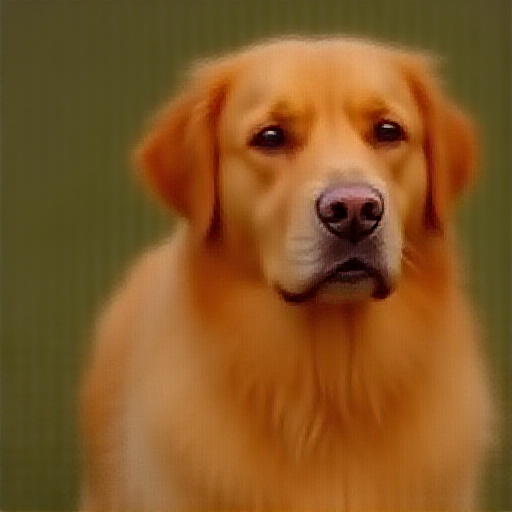

This figure's Python source:
import torch
import torch.nn.functional as F
import gc
from diffusers import FluxPipeline
from transformers import BitsAndBytesConfig
from diffusers.models.embeddings import apply_rotary_emb
from huggingface_hub import login

REF_CACHE = { "keys": None, "values": None, "mode": "OFF" }
gc.collect()
torch.cuda.empty_cache()
try: login(new_session=False)
except: pass

class FluxInjectionProcessor:
    def __init__(self):
        self.num_heads = 24
        self.head_dim = 128

    def __call__(self, attn, hidden_states, encoder_hidden_states=None, attention_mask=None, image_rotary_emb=None):
        # image stream (1, 1024, 3072)
        batch_size, img_seq_len, _ = hidden_states.shape
        img_q = attn.to_q(hidden_states)
        img_k = attn.to_k(hidden_states)
        img_v = attn.to_v(hidden_states)

        # text stream (1, 512, 3072)
        txt_seq_len = encoder_hidden_states.shape[1]
        txt_q = attn.add_q_proj(encoder_hidden_states)
        txt_k = attn.add_k_proj(encoder_hidden_states)
        txt_v = attn.add_v_proj(encoder_hidden_states)

        # concatenate joint cross-attention (1, 1536, 3072)
        query = torch.cat([img_q, txt_q], dim=1)
        key = torch.cat([img_k, txt_k], dim=1)
        value = torch.cat([img_v, txt_v], dim=1)

        # reshape for multi-head attention (1, 24, 1536, 128)
        query = query.view(batch_size, -1, self.num_heads, self.head_dim).transpose(1, 2)
        key = key.view(batch_size, -1, self.num_heads, self.head_dim).transpose(1, 2)
        value = value.view(batch_size, -1, self.num_heads, self.head_dim).transpose(1, 2)

        if image_rotary_emb is not None:
            if isinstance(image_rotary_emb, (list, tuple)) and len(image_rotary_emb) == 1:
                image_rotary_emb = image_rotary_emb[0]
            
            # apply RoPE to embeddings
            query = apply_rotary_emb(query, image_rotary_emb)
            key = apply_rotary_emb(key, image_rotary_emb)

        if REF_CACHE["mode"] == "WRITE":
            # cache only visual tokens (1, 24, 1024, 128)
            visual_key = key[:, :, :img_seq_len, :]
            visual_val = value[:, :, :img_seq_len, :]
            
            print(f"  [WRITE] Caching Visual Keys: {visual_key.shape}")
            REF_CACHE["keys"] = visual_key.detach().clone()
            REF_CACHE["values"] = visual_val.detach().clone()
            
        elif REF_CACHE["mode"] == "READ":
            ref_k = REF_CACHE["keys"]
            ref_v = REF_CACHE["values"]
            
            if ref_k is not None:
                if ref_k.shape[0] != batch_size:
                    ref_k = ref_k.repeat(batch_size, 1, 1, 1)
                    ref_v = ref_v.repeat(batch_size, 1, 1, 1)

                # concatenate cached key value (1, 24, 2560, 128)
                key = torch.cat([key, ref_k], dim=2)
                value = torch.cat([value, ref_v], dim=2)
                
                if batch_size == 1: 
                    print(f"  [READ] Injection Active. Total Tokens: {key.shape[2]}")
        
        # Q * K^T (1, 24, 1536, 128)
        hidden_states = F.scaled_dot_product_attention(
            query, key, value, dropout_p=0.0, is_causal=False
        )

        # (1, 1536, 3072)
        hidden_states = hidden_states.transpose(1, 2).reshape(batch_size, -1, self.num_heads * self.head_dim)
        hidden_states = hidden_states.to(query.dtype)
        
        # split joint sequence back into image (1024) and text (512)
        img_out, txt_out = hidden_states.split([img_seq_len, txt_seq_len], dim=1)
        
        img_out = attn.to_out[0](img_out)
        txt_out = attn.to_add_out(txt_out)
        
        return img_out, txt_out

print(">>> Loading Pipeline...")
quant_config = BitsAndBytesConfig(load_in_4bit=True, bnb_4bit_quant_type="nf4", bnb_4bit_compute_dtype=torch.bfloat16)
pipe = FluxPipeline.from_pretrained("black-forest-labs/FLUX.1-dev", transformer_quantization_config=quant_config, torch_dtype=torch.bfloat16)
pipe.enable_sequential_cpu_offload()

print(">>> Installing Processor...")
pipe.transformer.transformer_blocks[0].attn.processor = FluxInjectionProcessor()

print("\n>>> PASS 1 (REFERENCE)")
REF_CACHE["mode"] = "WRITE"
pipe("A fluffy white cat", height=512, width=512, num_inference_steps=4, guidance_scale=3.5)

if REF_CACHE["keys"] is not None:
    print("\n>>> PASS 2 (TARGET)")
    REF_CACHE["mode"] = "READ"
    result = pipe("A golden retriever", height=512, width=512, num_inference_steps=4, guidance_scale=3.5).images[0]
    result.save("naive_injection.png")
    print("\n>>> SUCCESS. Check 'naive_injection.png'")